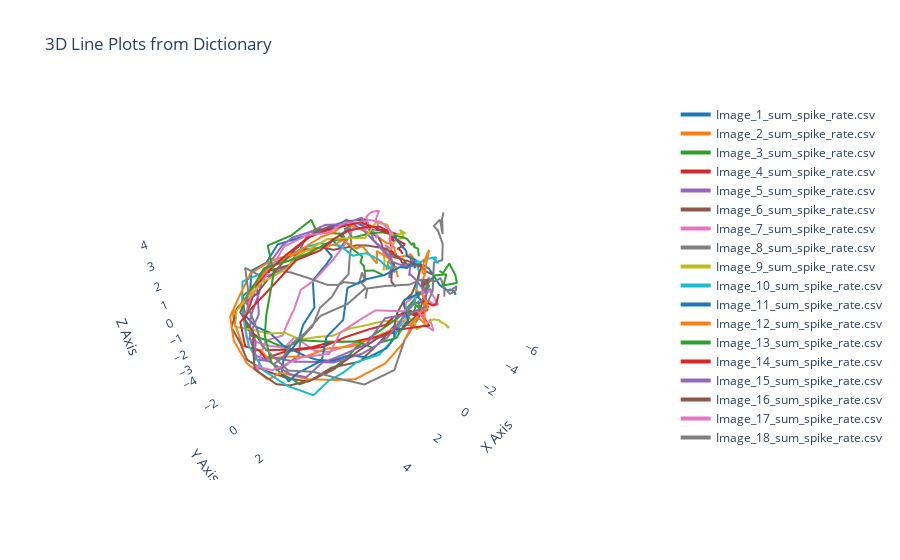

The notebook cell this image was saved under:
### Code cell
import plotly.graph_objects as go
import numpy as np

fig = go.Figure()

colors = ['rgb(31, 119, 180)', 'rgb(255, 127, 14)', 'rgb(44, 160, 44)', 'rgb(214, 39, 40)', 
          'rgb(148, 103, 189)', 'rgb(140, 86, 75)', 'rgb(227, 119, 194)', 'rgb(127, 127, 127)', 
          'rgb(188, 189, 34)', 'rgb(23, 190, 207)']

for i, (key, matrix) in enumerate(data_pca_dict.items()):
    color = colors[i % len(colors)]
    
    x = matrix[:, 0]
    y = matrix[:, 1]
    z = matrix[:, 2]
    
    fig.add_trace(go.Scatter3d(
        x=x,
        y=y,
        z=z,
        mode='lines',
        line=dict(color=color, width=4),
        name=key
    ))

fig.update_layout(
    title='3D Line Plots from Dictionary',
    scene=dict(
        xaxis_title='X Axis',
        yaxis_title='Y Axis',
        zaxis_title='Z Axis',
        xaxis=dict(showgrid=False, gridcolor='white', backgroundcolor='white'),
        yaxis=dict(showgrid=False, gridcolor='white', backgroundcolor='white'),
        zaxis=dict(showgrid=False, gridcolor='white', backgroundcolor='white'),
        bgcolor='white' 
    )
)


fig.show()
